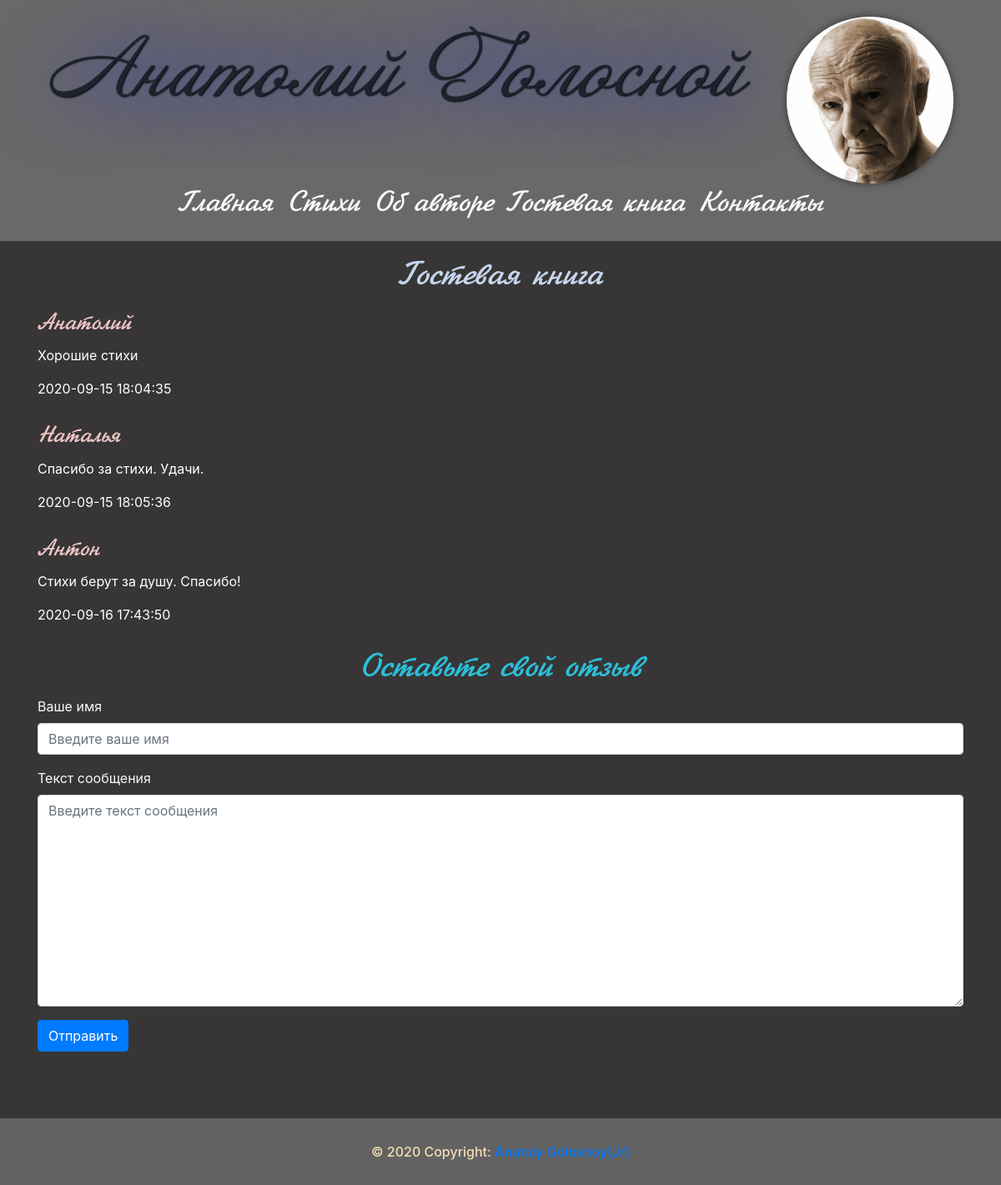
Page /guest on the earlier database version.
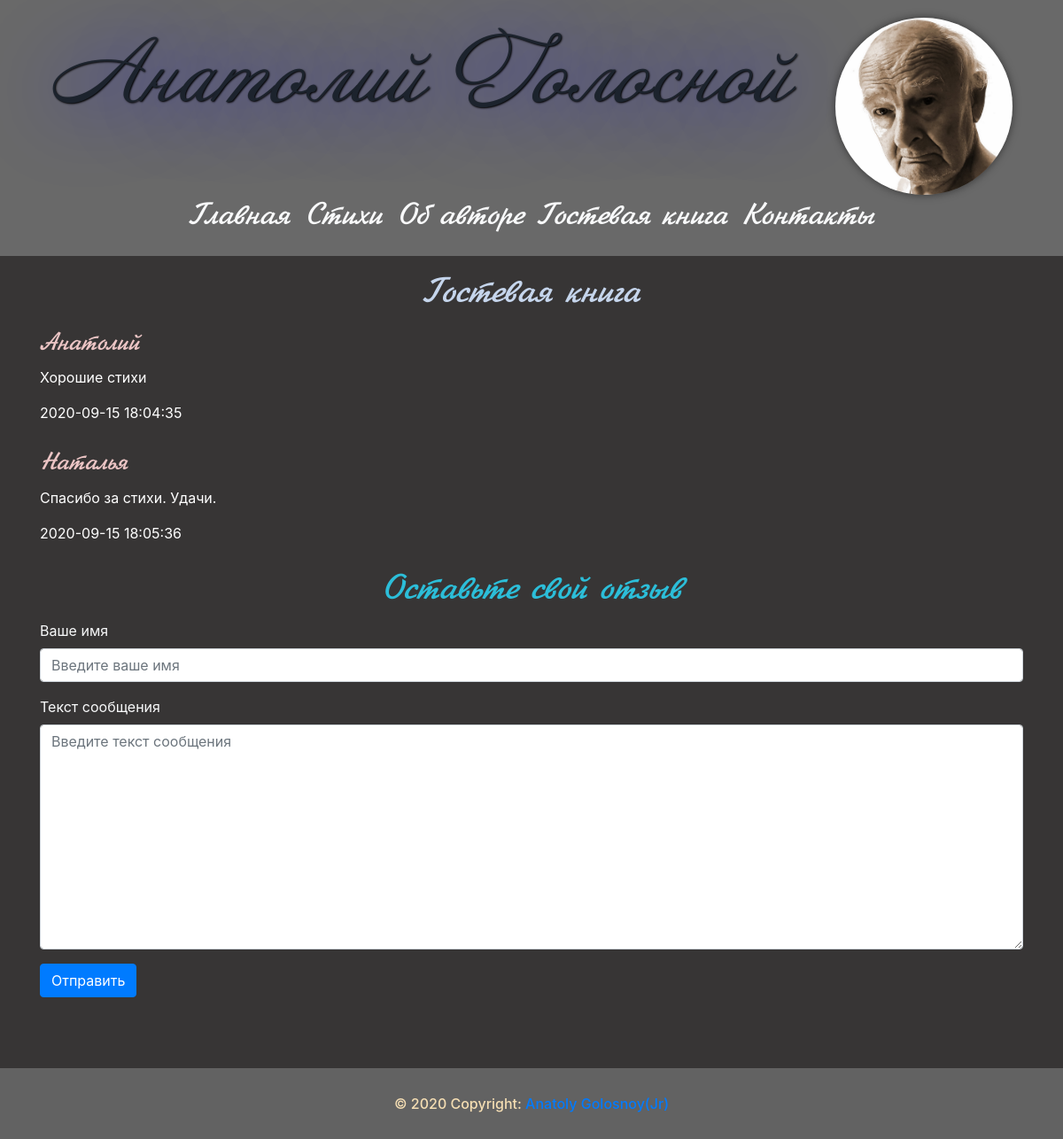
Same page on the later database version.
### tables this page shows
CREATE TABLE guests(
id INTEGER PRIMARY KEY AUTOINCREMENT,
created TIMESTAMP NOT NULL DEFAULT CURRENT_TIMESTAMP,
guestname TEXT NOT NULL,
messagecontent TEXT NOT NULL
);

### app.py (the view)
@app.route('/guest')
def guest():
    conn = get_db_connection()
    guest = conn.execute('SELECT * FROM guests').fetchall()
    conn.close()
    return render_template('guest.html', title='Гостевая книга', guests=guest)

### app.py (called while the page is built)
def get_db_connection():
    conn = sqlite3.connect('database.db')
    conn.row_factory = sqlite3.Row
    return conn

### templates/guest.html
{% extends 'base.html' %}
{% block content %}
    <h1>{% block title %}{{ title }}{% endblock %}</h1>
    {% for guest in guests %}
        <div class="message">
            <h3>{{ guest['guestname'] }}</h3>
            <p>{{ guest['messagecontent'] }}</p>
            <span>{{ guest['created'] }}</span>
        </div>
    {% endfor %}
    <h2>Оставьте свой отзыв</h2>
    <form action="/guest_book" method="post">
        <div class="form-group">
            <label for="guestname" class="text-light">Ваше имя</label>
            <input type="text" name="guestname" placeholder="Введите ваше имя" class="form-control"
                   value="{{ request.form['guestname'] }}">
        </div>
        <div class="form-group">
            <label for="messagecontent" class="text-light">Текст сообщения</label>
            <textarea name='messagecontent' placeholder="Введите текст сообщения" class="form-control"
                      rows="10">{{ request.form['messagecontent'] }}</textarea>
        </div>
        <div class="form-group">
            <button type="submit" class="btn btn-primary">Отправить</button>
        </div>
    </form>
{% endblock %}

Differences in the rows shown:
removed guests: guestname "Антон", messagecontent "Стихи берут за душу. Спасибо!", created "2020-09-16 17:43:50"
